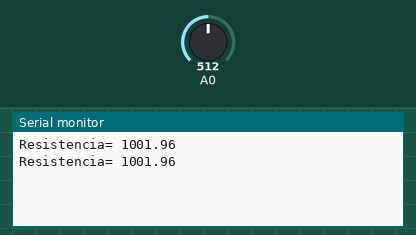
Simulated run of this sketch. Board: Arduino Uno, built with avr-gcc and run on an emulated ATmega328P. Parts: the last lines printed to the serial monitor. The inputs (shaded band) are chosen by the test bench; at power-on: A0 = 512.

Above: at 1.8 s.
1.9 s: A0 set to 1009
At 2.8 s:
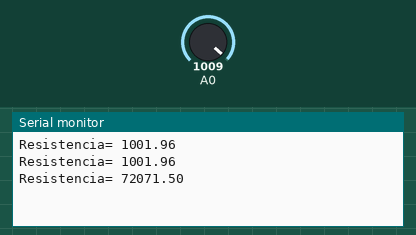
3.4 s: A0 set to 1023
At 4.8 s:
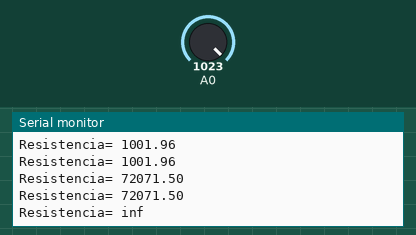

The sketch:

Practica_3.4.ino
```cpp
void setup() {
  Serial.begin(9600);
}

void loop() {
  int sensorValue = analogRead(A0);
  float voltage = sensorValue * (5.0 / 1023.0);
  float resistance = (voltage * 1000) / (5 - voltage);
  Serial.print("Resistencia= ");
  Serial.println(resistance);
  delay(1000);
}
```

Measured:
- the behaviour switches between 1022 and 1023 on A0 (found by bisection; images 1 and 2)
- after the input at 1.9 s, the serial monitor: prints a new line after 0.10 s (image 1)
- after the input at 3.4 s, the serial monitor: prints a new line after 0.60 s (image 2)
